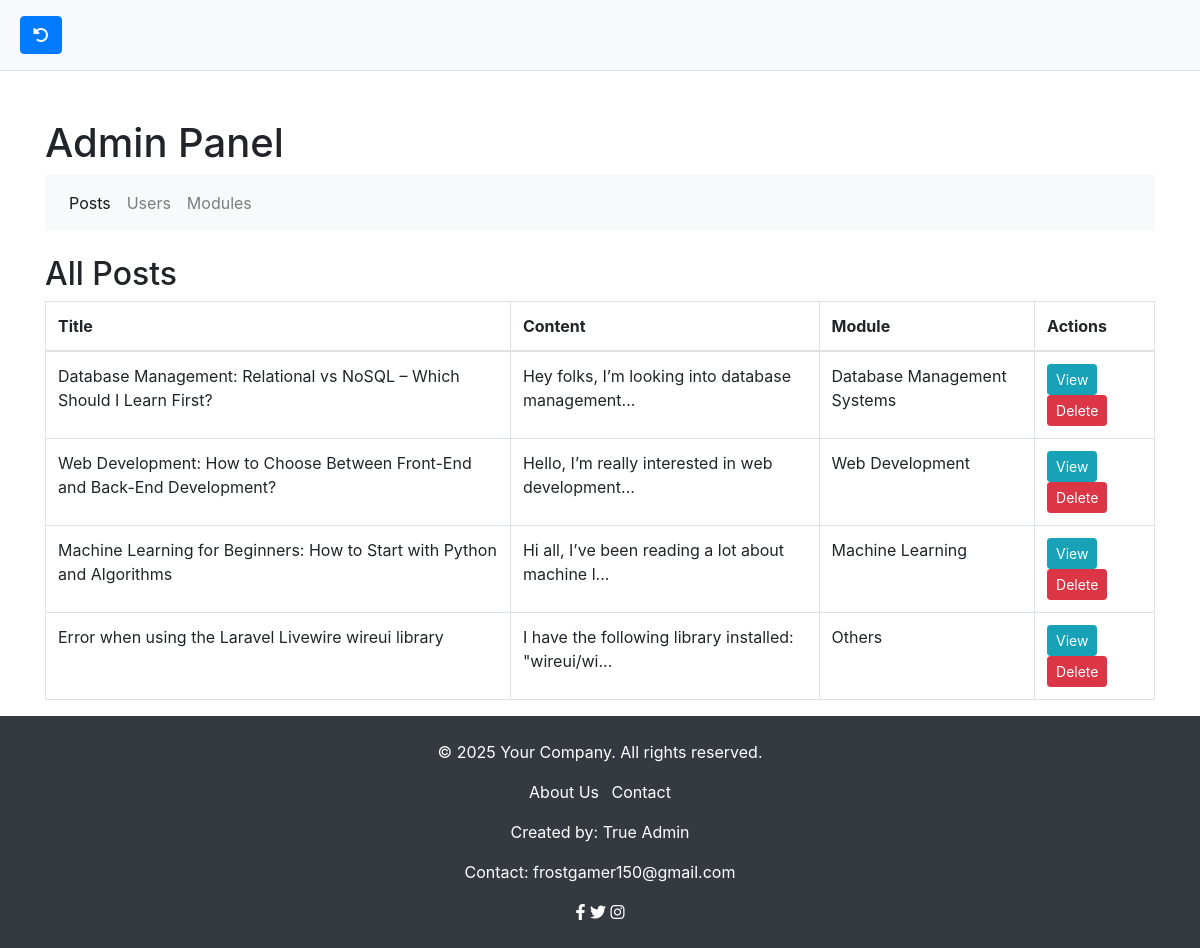
Page /includes/admin.php (signed in) on the committed database.
### tables this page shows
CREATE TABLE `posts` (
  `id` int(11) NOT NULL,
  `title` varchar(255) NOT NULL,
  `content` text NOT NULL,
  `image_url` longblob DEFAULT NULL,
  `user_id` int(11) DEFAULT NULL,
  `module_id` int(11) DEFAULT NULL,
  `created_at` timestamp NOT NULL DEFAULT current_timestamp(),
  `updated_at` timestamp NOT NULL DEFAULT current_timestamp() ON UPDATE current_timestamp(),
  `upvotes` int(11) DEFAULT 0,
  `downvotes` int(11) DEFAULT 0
);

CREATE TABLE `modules` (
  `id` int(11) NOT NULL,
  `module_name` varchar(255) NOT NULL,
  `description` text DEFAULT NULL,
  `created_at` timestamp NOT NULL DEFAULT current_timestamp(),
  `updated_at` timestamp NOT NULL DEFAULT current_timestamp() ON UPDATE current_timestamp()
);

### includes/admin.php (called while the page is built, shortened)
<?php include '../templates/header.php'; ?>
<?php
include '../includes/db_connection.php';
try {
    $postsStmt = $pdo->prepare('SELECT p.id, p.title, p.content, p.image_url, u.username, m.module_name, p.created_at
                                FROM posts p
                                LEFT JOIN users u ON p.user_id = u.id
                                LEFT JOIN modules m ON p.module_id = m.id');
    $postsStmt->execute();
    $posts = $postsStmt->fetchAll(PDO::FETCH_ASSOC);
} catch (PDOException $e) {
    echo 'Error: ' . $e->getMessage();
    exit();
}
$view = $_GET['view'] ?? 'posts';
include "../templates/admin.html.php"
?>
<?php include '../templates/footer.php'; ?>

### templates/admin.html.php (the view, shortened to what this page needs)
<!DOCTYPE html>
<html lang="en">
<head>
    <link href="https://stackpath.bootstrapcdn.com/bootstrap/4.5.2/css/bootstrap.min.css" rel="stylesheet">
</head>
<body>
<div class="container mt-5">
    <h1>Admin Panel</h1>
    <nav class="navbar navbar-expand-lg navbar-light bg-light">
        <div class="collapse navbar-collapse" id="navbarNav">
            <ul class="navbar-nav">
                <li class="nav-item <?php echo $view == 'posts' ? 'active' : ''; ?>">
                    <a class="nav-link" href="?view=posts">Posts</a>
                </li>
                <li class="nav-item <?php echo $view == 'users' ? 'active' : ''; ?>">
                    <a class="nav-link" href="?view=users">Users</a>
                </li>
                <li class="nav-item <?php echo $view == 'modules' ? 'active' : ''; ?>">
                    <a class="nav-link" href="?view=modules">Modules</a>
                </li>
            </ul>
        </div>
    </nav>
    <?php if ($view == 'posts'): ?>
        <div class="mt-4">
            <h2>All Posts</h2>
            <table class="table table-bordered">
                <thead>
                    <tr>
                        <th>Title</th>
                        <th>Content</th>
                        <th>Module</th>
                        <th>Actions</th>
                    </tr>
                </thead>
                <tbody>
                    <?php foreach ($posts as $post): ?>
                        <tr>
                            <td><?php echo htmlspecialchars($post['title']); ?></td>
                            <td><?php echo htmlspecialchars(substr($post['content'], 0, 50)) . '...'; ?></td>
                            <td><?php echo htmlspecialchars($post['module_name']); ?></td>
                            <td>
                                <a href="post_detail.php?id=<?php echo $post['id']; ?>" class="btn btn-info btn-sm">View</a>
                                <a href="?delete_post_id=<?php echo $post['id']; ?>" class="btn btn-danger btn-sm" onclick="return confirm('Are you sure you want to delete this post?')">Delete</a>
                            </td>
                        </tr>
                    <?php endforeach; ?>
                </tbody>
            </table>
        </div>
    <?php endif; ?>
</div>
</body>
</html>

### templates/header.php (shortened to what this page needs)
<!DOCTYPE html>
<html lang="en">
<head>
    <link rel="stylesheet" href="../templates/header_style.css">
    <link rel="stylesheet" href="https://cdnjs.cloudflare.com/ajax/libs/font-awesome/6.0.0-beta3/css/all.min.css">
</head>
<body>
    <header class="bg-light py-3 border-bottom">
        <?php $title = $title ?? ''; ?>
        <?php if ($title === 'home'):?>
            <div class="d-flex justify-content-between align-items-center">
                <div class="logo">
                    <h1 class="h4 mb-0">Logo Name</h1>
                </div>
                <nav>
                    <ul class="nav">
                        <li class="nav-item"><a href="../includes/home.php" class="nav-link text-primary font-weight-bold">Home</a></li>
                        <li class="nav-item"><a href="../includes/about.php" class="nav-link text-primary font-weight-bold">About</a></li>
                        <li class="nav-item"><a href="../includes/contact.php" class="nav-link text-primary font-weight-bold">Contact</a></li>
                    </ul>
                </nav>
                <div class="d-flex align-items-center">
                    <a href="#" class="text-dark mr-3"><i class="fab fa-facebook"></i></a>
                    <a href="#" class="text-dark mr-3"><i class="fab fa-github"></i></a>
                    <a href="#" class="text-dark mr-3"><i class="fab fa-instagram"></i></a>
                </div>
                <?php
                    require_once '../includes/db_connection.php';
                    if (isset($_SESSION['user_id'])) {
                        $userId = $_SESSION['user_id'];
                        $stmt = $pdo->prepare('SELECT admin FROM users WHERE id = :id');
                        $stmt->execute(['id' => $userId]);
                        $user = $stmt->fetch(PDO::FETCH_ASSOC);
                        if ($user && $user['admin'] == 1): ?>
                            <a href="admin.php" class="btn btn-danger ml-3">Admin Panel</a>
                        <?php endif;
                    }
                    ?>
                <div class="auth-buttons d-flex align-items-center">
                <?php if (isset($_SESSION['user_id'])): ?>
                    <a href="profile.php" class="btn btn-primary ml-3">Profile</a>
                    <a href="logout.php" class="btn btn-secondary ml-3">Logout</a>
                <?php else: ?>
                    <a href="login.php" class="btn btn-primary ml-3">Login</a>
                    <a href="signup.php" class="btn btn-primary ml-3">Sign Up</a>
                <?php endif; ?>
            </div>
            </div>
        <?php else: ?>
            <div class="page-title">
                <a href="index.php" class="btn btn-primary"><i class="fas fa-undo-alt"></i></a>
            </div>
        <?php endif;?>
    </header>
</body>
</html>

### templates/footer.php (shortened to what this page needs)
<!DOCTYPE html>
<html lang="en">
<head>
    <link rel="stylesheet" href="https://cdnjs.cloudflare.com/ajax/libs/font-awesome/6.0.0-beta3/css/all.min.css">
</head>
<body>
    <footer class="bg-dark text-white text-center py-4">
        <p>&copy; <?php echo date("Y"); ?> Your Company. All rights reserved.</p>
        <ul class="list-inline">
            <li class="list-inline-item"><a href="about.php" class="text-white">About Us</a></li>
            <li class="list-inline-item"><a href="contact.php" class="text-white">Contact</a></li>
        </ul>
        <div class="mt-3">
            <p>Created by: True Admin</p>
            <p>Contact: <a href="mailto:frostgamer150@gmail.com" class="text-white">frostgamer150@gmail.com</a></p>
        </div>
        <div class="mt-3">
            <a href="#" class="text-white me-2"><i class="fab fa-facebook-f"></i></a>
            <a href="#" class="text-white me-2"><i class="fab fa-twitter"></i></a>
            <a href="#" class="text-white me-2"><i class="fab fa-instagram"></i></a>
        </div>
    </footer>
</body>
</html>

### templates/header_style.css (style rules this page uses)
* { margin: 0; padding: 0; box-sizing: border-box; }
.btn { display: inline-block; padding: 10px 15px; text-decoration: none; color: #fff; background-color: #007bff; border-radius: 25px; font-weight: bold; }
header { background-color: #f8f9fa; padding: 20px; border-bottom: 1px solid #e0e0e0; display: flex; align-items: center; justify-content: space-between; }

### rows in the picture
posts: title "Database Management: Relational vs NoSQL – Which Should I Learn First?", content "Hey folks, I’m looking into database management", module.module_name "Database Management Systems"
posts: title "Web Development: How to Choose Between Front-End and Back-End Development?", content "Hello, I’m really interested in web development", module.module_name "Web Development"
posts: title "Machine Learning for Beginners: How to Start with Python and Algorithms", content "Hi all, I’ve been reading a lot about machine l", module.module_name "Machine Learning"
posts: title "Error when using the Laravel Livewire wireui library", content "I have the following library installed: \"wireui/wi", module.module_name "Others"
